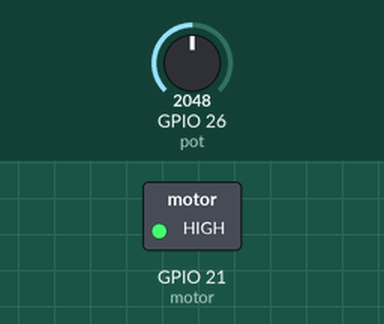
Bench run of a sketch on a simulated ESP32. Shown: switched loads named in the sketch (green lamp = pin HIGH). The test bench sets the inputs (shaded band); at power-on: GPIO 26 (pot) = 2048. What the sketch prints to the serial monitor is not drawn.

Above: at 1.2 s.
1.3 s: GPIO 26 (pot) set to 110
At 2.4 s:
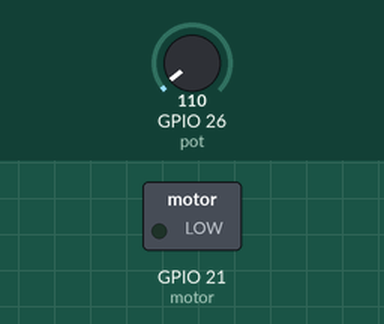
2.8 s: GPIO 26 (pot) set to 142
4.3 s: GPIO 26 (pot) set to 159
At 4.7 s:
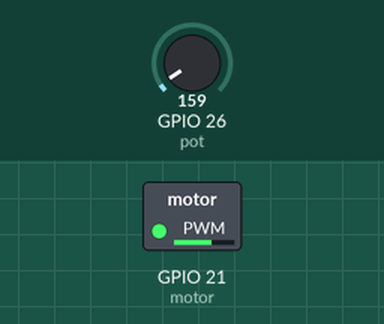
5.8 s: GPIO 26 (pot) set to 491
At 7.1 s:
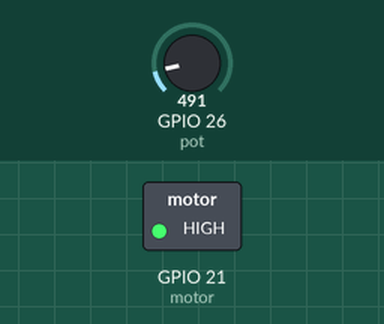
Timing chart, 0 to 8.3 s (numbered marks = the images above; inputs shaded):
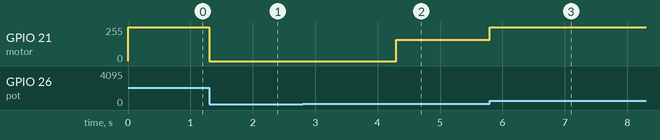

Measured:
- the behaviour switches between 150 and 151 on GPIO 26 (pot) (found by bisection; images 1 and 2)
- after the input at 1.3 s, GPIO 21 (motor): 255/255 → 0/255 at once
- after the input at 4.3 s, GPIO 21 (motor): 0/255 → 159/255 at once
- after the input at 5.8 s, GPIO 21 (motor): 159/255 → 255/255 at once

The sketch:

Ferris_wheel.ino
```cpp
/*Ferris Wheel*/
#define pot 26
#define motor 21

void setup() {
  Serial.begin(115200);
  pinMode(motor, OUTPUT);
  pinMode(pot, INPUT);
}

void loop() {
  int pot_value = analogRead(pot);

  if (pot_value > 150) {
    analogWrite(motor, pot_value);
  }
  else {
    analogWrite(motor, LOW);
  }
Serial.println(pot_value);
}
```
